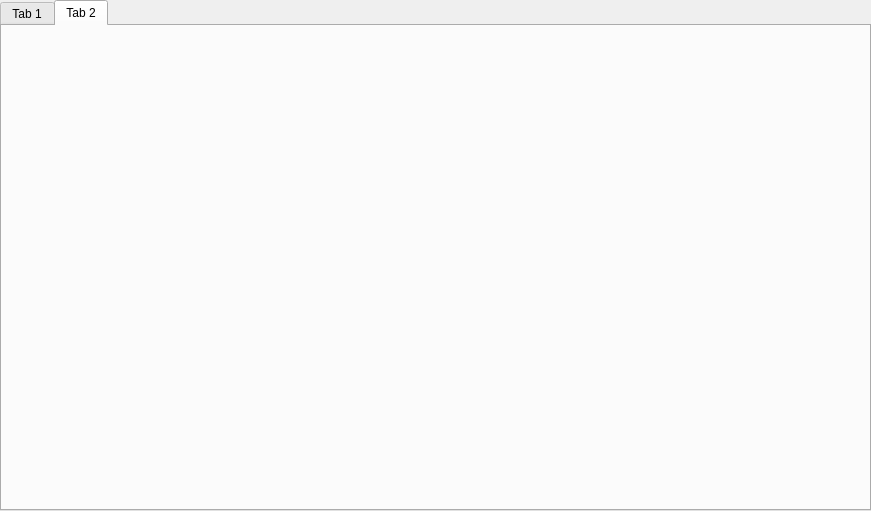
<?xml version="1.0" encoding="UTF-8"?>
<ui version="4.0">
 <class>SQLForm</class>
 <widget class="QWidget" name="SQLForm">
  <property name="geometry">
   <rect>
    <x>0</x>
    <y>0</y>
    <width>871</width>
    <height>511</height>
   </rect>
  </property>
  <property name="windowTitle">
   <string>Form</string>
  </property>
  <widget class="QTabWidget" name="tabWidget">
   <property name="geometry">
    <rect>
     <x>0</x>
     <y>0</y>
     <width>871</width>
     <height>511</height>
    </rect>
   </property>
   <property name="currentIndex">
    <number>1</number>
   </property>
   <widget class="QWidget" name="tab">
    <attribute name="title">
     <string>Tab 1</string>
    </attribute>
   </widget>
   <widget class="QWidget" name="tab_2">
    <attribute name="title">
     <string>Tab 2</string>
    </attribute>
   </widget>
  </widget>
 </widget>
 <resources/>
 <connections/>
</ui>
